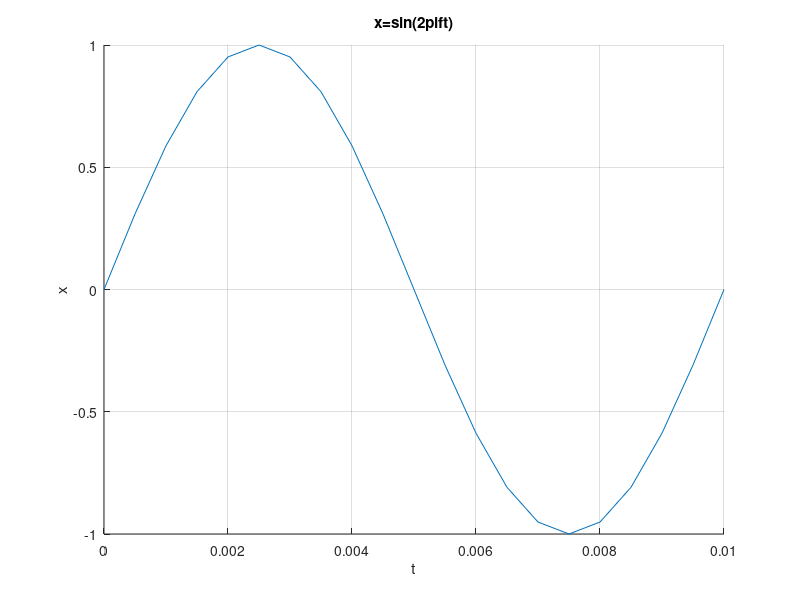

MATLAB code for this plot: (Note: this script raises an error after producing the figure.)
close all;
clear all;

%% Section A
%%% 4
a = 3 + 5j;
b = 2 + 11j;

a+b
a-b
a*b
a/b

x = 0:0.2:20
y = ones(size(x))


%%% 5
f = 100;   % frequency is 100Hz    >>
t = 0:1/(20*f):1/f; % a time vector to cover 1 period of         
                    % the wave with 20 points calculated  >>
x = sin(2*pi*f*t); % the sinewave signal  

figure(1)
hold on
title('x=sin(2pift)')
xlabel('t')
ylabel('x')
grid on
plot(t,x);  %add a plot command here 
hold off

%%% 6
im1 = imread('peppers.png');
im2 = randn(384,512);

figure(1) 
imshow(im1); % Display matrices as images 
figure(2) 
imshow(im2); 

figure(3)
subplot(3,1,1)
imshow(im1(:,:,1))
title('Red Component');
subplot(3,1,2)
imshow(im1(:,:,2))
title('Green Component');
subplot(3,1,3)
imshow(im1(:,:,3))
title('Blue Component');

figure(4)
im1 = im2double(rgb2gray(im1)); 
ima = im1 + 0.1*im2;
imshow(ima)




